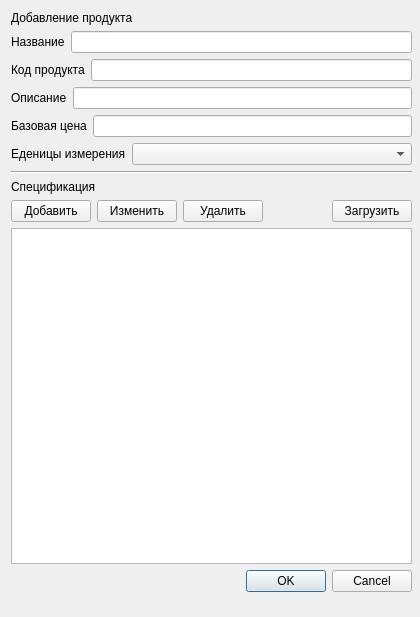
<?xml version="1.0" encoding="UTF-8"?>
<ui version="4.0">
 <class>add_product</class>
 <widget class="QDialog" name="add_product">
  <property name="geometry">
   <rect>
    <x>0</x>
    <y>0</y>
    <width>420</width>
    <height>617</height>
   </rect>
  </property>
  <property name="sizePolicy">
   <sizepolicy hsizetype="Fixed" vsizetype="Fixed">
    <horstretch>0</horstretch>
    <verstretch>0</verstretch>
   </sizepolicy>
  </property>
  <property name="minimumSize">
   <size>
    <width>420</width>
    <height>500</height>
   </size>
  </property>
  <property name="maximumSize">
   <size>
    <width>420</width>
    <height>1200</height>
   </size>
  </property>
  <property name="windowTitle">
   <string>Dialog</string>
  </property>
  <property name="autoFillBackground">
   <bool>false</bool>
  </property>
  <widget class="QWidget" name="">
   <property name="geometry">
    <rect>
     <x>11</x>
     <y>11</y>
     <width>401</width>
     <height>581</height>
    </rect>
   </property>
   <layout class="QVBoxLayout" name="verticalLayout_2">
    <item>
     <widget class="QLabel" name="title">
      <property name="text">
       <string>Добавление продукта</string>
      </property>
     </widget>
    </item>
    <item>
     <layout class="QHBoxLayout" name="horizontalLayout">
      <item>
       <widget class="QLabel" name="label">
        <property name="text">
         <string>Название</string>
        </property>
       </widget>
      </item>
      <item>
       <widget class="QLineEdit" name="product_name"/>
      </item>
     </layout>
    </item>
    <item>
     <layout class="QHBoxLayout" name="horizontalLayout_4">
      <item>
       <widget class="QLabel" name="label_3">
        <property name="text">
         <string>Код продукта</string>
        </property>
       </widget>
      </item>
      <item>
       <widget class="QLineEdit" name="product_code"/>
      </item>
     </layout>
    </item>
    <item>
     <layout class="QHBoxLayout" name="horizontalLayout_3">
      <item>
       <widget class="QLabel" name="label_4">
        <property name="text">
         <string>Описание</string>
        </property>
       </widget>
      </item>
      <item>
       <widget class="QLineEdit" name="product_description">
        <property name="autoFillBackground">
         <bool>false</bool>
        </property>
       </widget>
      </item>
     </layout>
    </item>
    <item>
     <layout class="QHBoxLayout" name="horizontalLayout_5">
      <item>
       <widget class="QLabel" name="label_5">
        <property name="text">
         <string>Базовая цена</string>
        </property>
       </widget>
      </item>
      <item>
       <widget class="QLineEdit" name="product_default_price"/>
      </item>
     </layout>
    </item>
    <item>
     <layout class="QHBoxLayout" name="horizontalLayout_2">
      <item>
       <widget class="QLabel" name="label_2">
        <property name="sizePolicy">
         <sizepolicy hsizetype="Minimum" vsizetype="Minimum">
          <horstretch>0</horstretch>
          <verstretch>0</verstretch>
         </sizepolicy>
        </property>
        <property name="text">
         <string>Еденицы измерения</string>
        </property>
       </widget>
      </item>
      <item>
       <widget class="QComboBox" name="product_unit_combo">
        <property name="sizePolicy">
         <sizepolicy hsizetype="Expanding" vsizetype="Fixed">
          <horstretch>0</horstretch>
          <verstretch>0</verstretch>
         </sizepolicy>
        </property>
       </widget>
      </item>
     </layout>
    </item>
    <item>
     <widget class="Line" name="line">
      <property name="orientation">
       <enum>Qt::Orientation::Horizontal</enum>
      </property>
     </widget>
    </item>
    <item>
     <layout class="QVBoxLayout" name="verticalLayout">
      <item>
       <widget class="QLabel" name="label_6">
        <property name="text">
         <string>Спецификация</string>
        </property>
       </widget>
      </item>
      <item>
       <layout class="QHBoxLayout" name="horizontalLayout_6">
        <item>
         <widget class="QPushButton" name="bill_of_material_add">
          <property name="text">
           <string>Добавить</string>
          </property>
         </widget>
        </item>
        <item>
         <widget class="QPushButton" name="bill_of_material_change">
          <property name="text">
           <string>Изменить</string>
          </property>
         </widget>
        </item>
        <item>
         <widget class="QPushButton" name="bill_of_material_delete">
          <property name="text">
           <string>Удалить</string>
          </property>
         </widget>
        </item>
        <item>
         <spacer name="horizontalSpacer">
          <property name="orientation">
           <enum>Qt::Orientation::Horizontal</enum>
          </property>
          <property name="sizeHint" stdset="0">
           <size>
            <width>40</width>
            <height>20</height>
           </size>
          </property>
         </spacer>
        </item>
        <item>
         <widget class="QPushButton" name="bill_of_material_load">
          <property name="text">
           <string>Загрузить</string>
          </property>
         </widget>
        </item>
       </layout>
      </item>
      <item>
       <widget class="QListView" name="bill_of_material_list">
        <property name="enabled">
         <bool>true</bool>
        </property>
       </widget>
      </item>
     </layout>
    </item>
    <item>
     <widget class="QDialogButtonBox" name="buttonBox">
      <property name="orientation">
       <enum>Qt::Orientation::Horizontal</enum>
      </property>
      <property name="standardButtons">
       <set>QDialogButtonBox::StandardButton::Cancel|QDialogButtonBox::StandardButton::Ok</set>
      </property>
     </widget>
    </item>
   </layout>
  </widget>
 </widget>
 <resources/>
 <connections>
  <connection>
   <sender>buttonBox</sender>
   <signal>accepted()</signal>
   <receiver>add_product</receiver>
   <slot>accept()</slot>
   <hints>
    <hint type="sourcelabel">
     <x>248</x>
     <y>254</y>
    </hint>
    <hint type="destinationlabel">
     <x>157</x>
     <y>274</y>
    </hint>
   </hints>
  </connection>
  <connection>
   <sender>buttonBox</sender>
   <signal>rejected()</signal>
   <receiver>add_product</receiver>
   <slot>reject()</slot>
   <hints>
    <hint type="sourcelabel">
     <x>316</x>
     <y>260</y>
    </hint>
    <hint type="destinationlabel">
     <x>286</x>
     <y>274</y>
    </hint>
   </hints>
  </connection>
 </connections>
</ui>
